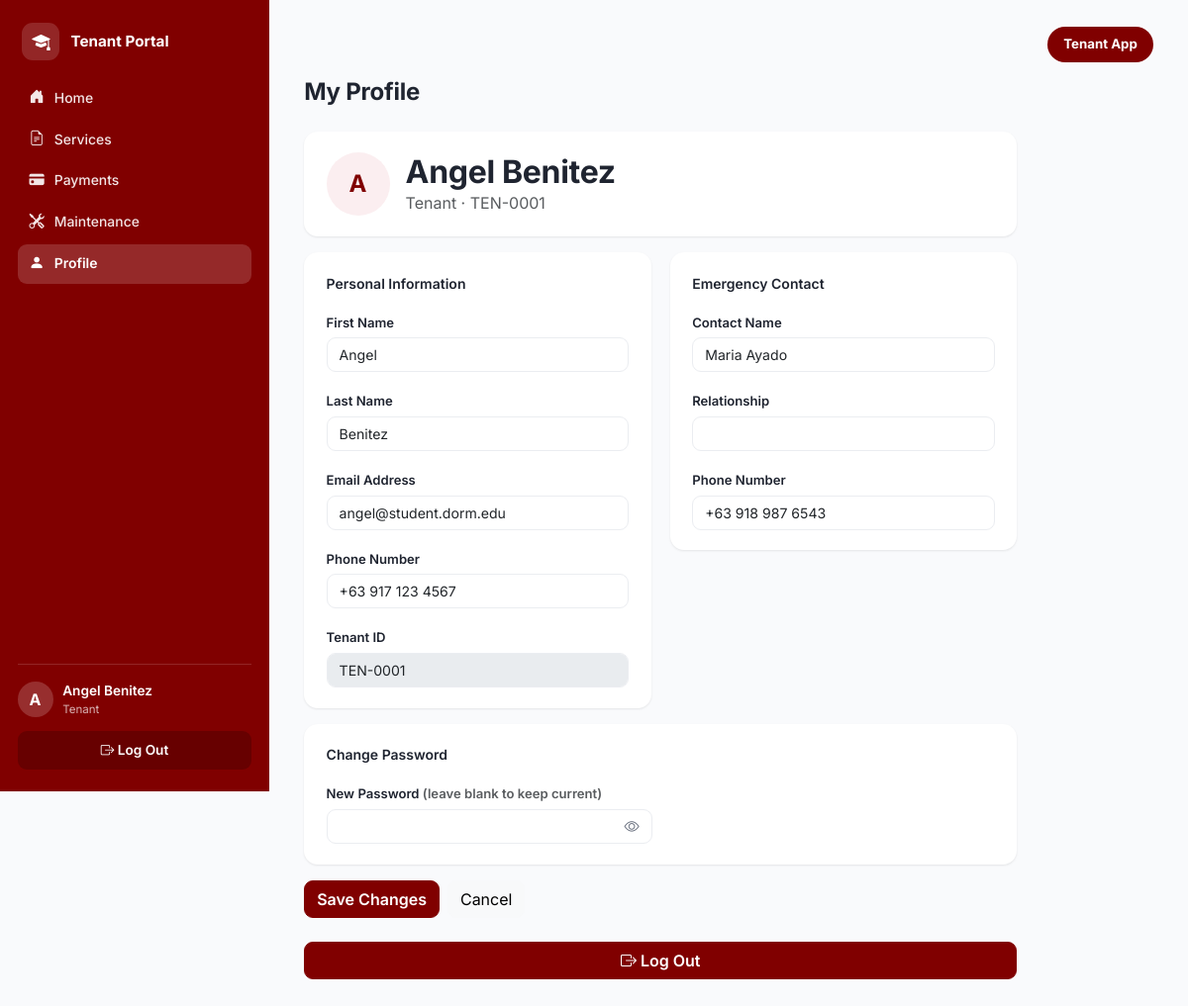
Page /tenant/profile.php (signed in) on the committed database.
### tables this page shows
CREATE TABLE tenants (
  tenant_id         INT UNSIGNED AUTO_INCREMENT PRIMARY KEY,
  user_id           INT UNSIGNED NOT NULL,
  room_id           INT UNSIGNED DEFAULT NULL,
  checkin_date      DATE DEFAULT NULL,
  checkout_date     DATE DEFAULT NULL,
  status            ENUM('Pending','Active','Evicted','Checked Out')
                    NOT NULL DEFAULT 'Pending',
  key_returned      BOOLEAN NOT NULL DEFAULT FALSE,
  approval_status   ENUM('Pending','Approved','Rejected')
                    NOT NULL DEFAULT 'Pending',
  rejection_reason  TEXT DEFAULT NULL,
  emergency_contact VARCHAR(100),
  emergency_phone   VARCHAR(20),
  date_registered   TIMESTAMP NOT NULL DEFAULT CURRENT_TIMESTAMP,
  CONSTRAINT fk_tenant_user FOREIGN KEY (user_id) REFERENCES users(user_id) ON DELETE CASCADE,
  CONSTRAINT fk_tenant_room FOREIGN KEY (room_id) REFERENCES dorm_rooms(room_id) ON DELETE SET NULL,
  UNIQUE KEY uq_tenant_user (user_id),
  INDEX idx_tenant_status (status),
  INDEX idx_tenant_approval (approval_status),
  INDEX idx_tenant_room (room_id)
);

CREATE TABLE users (
  user_id       INT UNSIGNED AUTO_INCREMENT PRIMARY KEY,
  first_name    VARCHAR(50)  NOT NULL,
  last_name     VARCHAR(50)  NOT NULL,
  email         VARCHAR(100) NOT NULL,
  password_hash VARCHAR(255) NOT NULL,
  reset_otp         VARCHAR(10) DEFAULT NULL,
  reset_otp_expires DATETIME DEFAULT NULL,
  password_changed_at DATETIME DEFAULT NULL,
  age           TINYINT UNSIGNED DEFAULT NULL,
  phone         VARCHAR(20)  DEFAULT NULL,
  role          ENUM('admin','tenant') NOT NULL DEFAULT 'tenant',
  is_active     BOOLEAN NOT NULL DEFAULT TRUE,
  last_login    DATETIME DEFAULT NULL,
  date_created  TIMESTAMP NOT NULL DEFAULT CURRENT_TIMESTAMP,
  UNIQUE KEY uq_users_email (email),
  INDEX idx_users_role (role)
);

### includes/functions.php (called while the page is built, shortened)
<?php
function clean(?string $value): string
{
    return htmlspecialchars(trim($value ?? ''), ENT_QUOTES, 'UTF-8');
}

### tenant/profile.php (the view, shortened to what this page needs)
<?php
$db = get_db();
$stmt = $db->prepare('SELECT u.*, t.tenant_id, t.emergency_contact, t.emergency_phone FROM users u JOIN tenants t ON t.user_id = u.user_id WHERE u.user_id = ?');
$stmt->execute([current_user_id()]);
$profile = $stmt->fetch();
$relation = '';
$contactName = $profile['emergency_contact'] ?? '';
include __DIR__ . '/../includes/header.php';
?>
<div class="page-header"><div><h1>My Profile</h1></div></div>
<div class="panel mb-3" style="max-width: 720px;">
  <div class="profile-header">
    <div class="user-avatar user-avatar-lg"><?= clean(strtoupper(substr($profile['first_name'], 0, 1))) ?></div>
    <div>
      <h2 class="mb-0"><?= clean($profile['first_name'] . ' ' . $profile['last_name']) ?></h2>
      <span class="text-muted">Tenant · TEN-<?= str_pad((string) $profile['tenant_id'], 4, '0', STR_PAD_LEFT) ?></span>
    </div>
  </div>
</div>
<form method="post" style="max-width: 720px;">
  <div class="split-form">
    <div class="panel">
      <p class="fw-semibold small mb-3">Personal Information</p>
      <div class="mb-3"><label class="form-label">First Name</label><input class="form-control" name="first_name" value="<?= clean($profile['first_name']) ?>" required></div>
      <div class="mb-3"><label class="form-label">Last Name</label><input class="form-control" name="last_name" value="<?= clean($profile['last_name']) ?>" required></div>
      <div class="mb-3"><label class="form-label">Email Address</label><input type="email" class="form-control" name="email" value="<?= clean($profile['email']) ?>" required></div>
      <div class="mb-3"><label class="form-label">Phone Number</label><input class="form-control" name="phone" value="<?= clean($profile['phone'] ?? '') ?>"></div>
      <div class="mb-0"><label class="form-label">Tenant ID</label><input class="form-control" value="TEN-<?= str_pad((string) $profile['tenant_id'], 4, '0', STR_PAD_LEFT) ?>" disabled></div>
    </div>
    <div class="panel">
      <p class="fw-semibold small mb-3">Emergency Contact</p>
      <div class="mb-3"><label class="form-label">Contact Name</label><input class="form-control" name="emergency_contact" value="<?= clean($contactName) ?>"></div>
      <div class="mb-3"><label class="form-label">Relationship</label><input class="form-control" name="emergency_relation" value="<?= clean($relation) ?>"></div>
      <div class="mb-0"><label class="form-label">Phone Number</label><input class="form-control" name="emergency_phone" value="<?= clean($profile['emergency_phone'] ?? '') ?>"></div>
    </div>
  </div>
  <div class="panel mt-3">
    <p class="fw-semibold small mb-3">Change Password</p>
    <div class="row g-3">
      <div class="col-md-6">
        <label class="form-label">New Password <span class="text-muted">(leave blank to keep current)</span></label>
        <input type="password" class="form-control" name="new_password" minlength="8">
      </div>
    </div>
  </div>
  <div class="d-flex gap-2 mt-3" style="max-width: 720px;">
    <button class="btn btn-maroon">Save Changes</button>
    <a href="<?= BASE_URL ?>/tenant/profile.php" class="btn btn-light">Cancel</a>
  </div>
</form>
<a href="<?= BASE_URL ?>/auth/logout.php" class="btn btn-maroon w-100 mt-4" style="max-width: 720px;"><i class="bi bi-box-arrow-right"></i> Log Out</a>
<?php include __DIR__ . '/../includes/footer.php'; ?>

### assets/css/style.css (style rules this page uses)
:root { --maroon: #800000; --maroon-dark: #5c1115; --maroon-darker: #47080b; --maroon-light: #a12238; --maroon-soft: #fbeef0; --maroon-tint: rgba(255,255,255,.10); --bg: #f9fafc; --card-bg: #ffffff; --text: #1f2430; --text-muted: #6b7280; --border: #ebedf1; --radius: 14px; --radius-sm: 9px; --radius-lg: 22px; --shadow: 0 1px 3px rgba(20, 10, 12, 0.05), 0 1px 2px rgba(20, 10, 12, 0.04); --shadow-lg: 0 20px 50px rgba(40, 5, 10, .18); --blue-bg: #dbe7fb; --blue-text: #2f5fc4; --green-bg: #dcf3e3; --green-text: #1e8a4c; --amber-bg: #faf1c6; --amber-text: #9a7a09; --red-bg: #fadadb; --red-text: #c23b3f; --gray-bg: #e8e9ed; --gray-text: #5b6270; }
* { box-sizing: border-box; }
body { font-family: 'Inter', -apple-system, BlinkMacSystemFont, 'Segoe UI', sans-serif; background: var(--bg); color: var(--text); margin: 0; }
a { text-decoration: none; color: var(--maroon); }
h1, h2, h3 { font-weight: 700; letter-spacing: -0.01em; }
.user-avatar { width: 36px; height: 36px; border-radius: 50%; background: rgba(255,255,255,.18); display: flex; align-items: center; justify-content: center; font-weight: 700; flex-shrink: 0; }
.user-avatar-lg { width: 64px; height: 64px; font-size: 1.5rem; background: var(--maroon-soft); color: var(--maroon); }
.page-header { display: flex; justify-content: space-between; align-items: flex-start; gap: 1rem; flex-wrap: wrap; margin-bottom: 1.4rem; }
.page-header h1 { font-size: 1.5rem; margin: 0 0 .2rem; }
.panel { background: var(--card-bg); border-radius: var(--radius); padding: 1.3rem 1.4rem; box-shadow: var(--shadow); margin-bottom: 0; }
.btn-maroon { background: var(--maroon); border-color: var(--maroon); color: #fff; font-weight: 600; border-radius: var(--radius-sm); }
.btn { border-radius: var(--radius-sm); }
.input-icon input { padding-left: 2.4rem; }
.input-icon input.has-pw-toggle { padding-right: 2.4rem; }
.split-form { display: grid; grid-template-columns: 1fr 1fr; gap: 1.2rem; align-items: start; }
.profile-header { display: flex; align-items: center; gap: 1rem; }
.form-label { font-size: .82rem; font-weight: 600; color: var(--text); margin-bottom: .3rem; }
.form-control, .form-select { font-size: .88rem; border-radius: var(--radius-sm); border-color: var(--border); }

### rows in the picture
tenants: user.first_name "A", user.last_name "Angel Benitez", tenant_id "0001", first_name "Angel", last_name "Benitez", email "angel@student.dorm.edu", phone "+63 917 123 4567", tenant_id "TEN-0001", emergency_contact "Maria Ayado", emergency_phone "+63 918 987 6543"

### other values in the picture
$label "Home"
$label "Services"
$label "Payments"
$label "Maintenance"
$label "Profile"
substr($_SESSION['first_name'] ?? '?', 0, 1) "A"
$role "Tenant"
